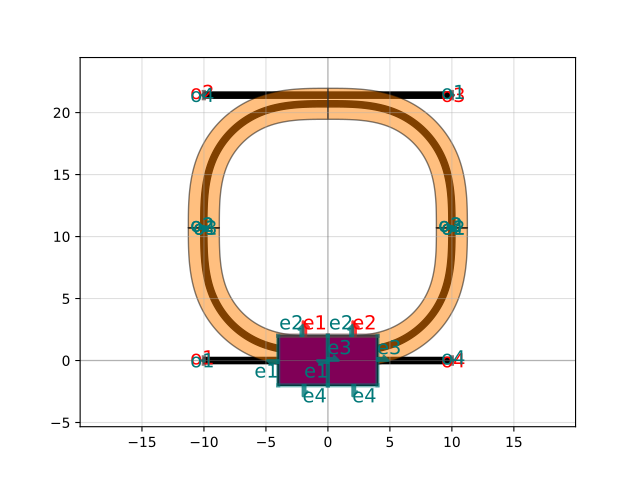

The Python source for this figure:
import gdsfactory as gf

c = gf.components.ring_double_heater(gap=0.2, radius=10.0, length_x=0.01, length_y=0.01, port_orientation=90, contact_offset=(0, 0))
c.plot()
